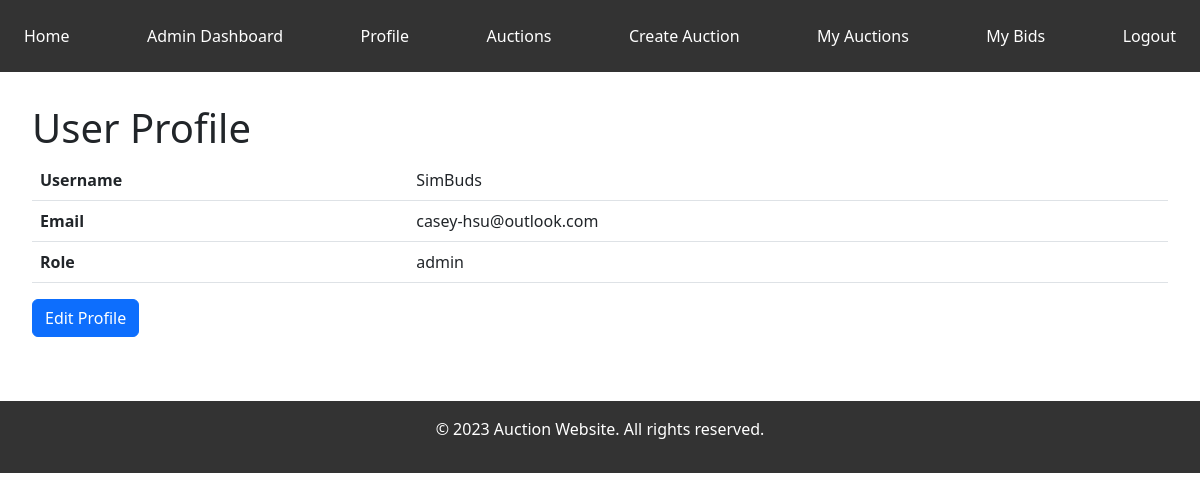
The app's page /profile (signed in) with its own data.
### models.py (models this page shows)
class User(db.Model, UserMixin):
    id = Column(Integer, primary_key=True)
    username = Column(String(50), unique=True, nullable=False)
    password = Column(String(100), nullable=False)
    email = Column(String(100), unique=True, nullable=False)
    role = Column(Enum("buyer", "seller", "admin"), nullable=False)
    is_admin = Column(db.Boolean, default=False)
    auctions = relationship("Auction", backref="user")
    bids = relationship("Bid", backref="user")

### app.py (the view)
@app.route('/profile')
@login_required
def user_profile():
    return render_template('profile.html', user=current_user)

### app.py (called while the page is built)
def login_required(f):
    @wraps(f)
    def decorated_function(*args, **kwargs):
        if current_user.is_authenticated == False:
            return abort(403)
        return f(*args, **kwargs)
    return decorated_function

@loginManager.user_loader
def load_user(user_id):
    return User.query.get(int(user_id))

### templates/profile.html
{% extends 'base.html' %}
{% block content %}
    <h1>User Profile</h1>
    <table class="table">
        <tr>
            <th>Username</th>
            <td>{{ current_user.username }}</td>
        </tr>
        <tr>
            <th>Email</th>
            <td>{{ current_user.email }}</td>
        </tr>
        <tr>
            <th>Role</th>
            <td>{{ current_user.role }}</td>
        </tr>
    </table>
    <a href="{{ url_for('edit_profile') }}" class="btn btn-primary">Edit Profile</a>
{% endblock %}

### static/styles.css (style rules this page uses)
body { font-family: Arial, sans-serif; line-height: 1.6; margin: 0; padding: 0; }

### records on screen
User: username "SimBuds", email "casey-hsu@outlook.com", role "admin"
